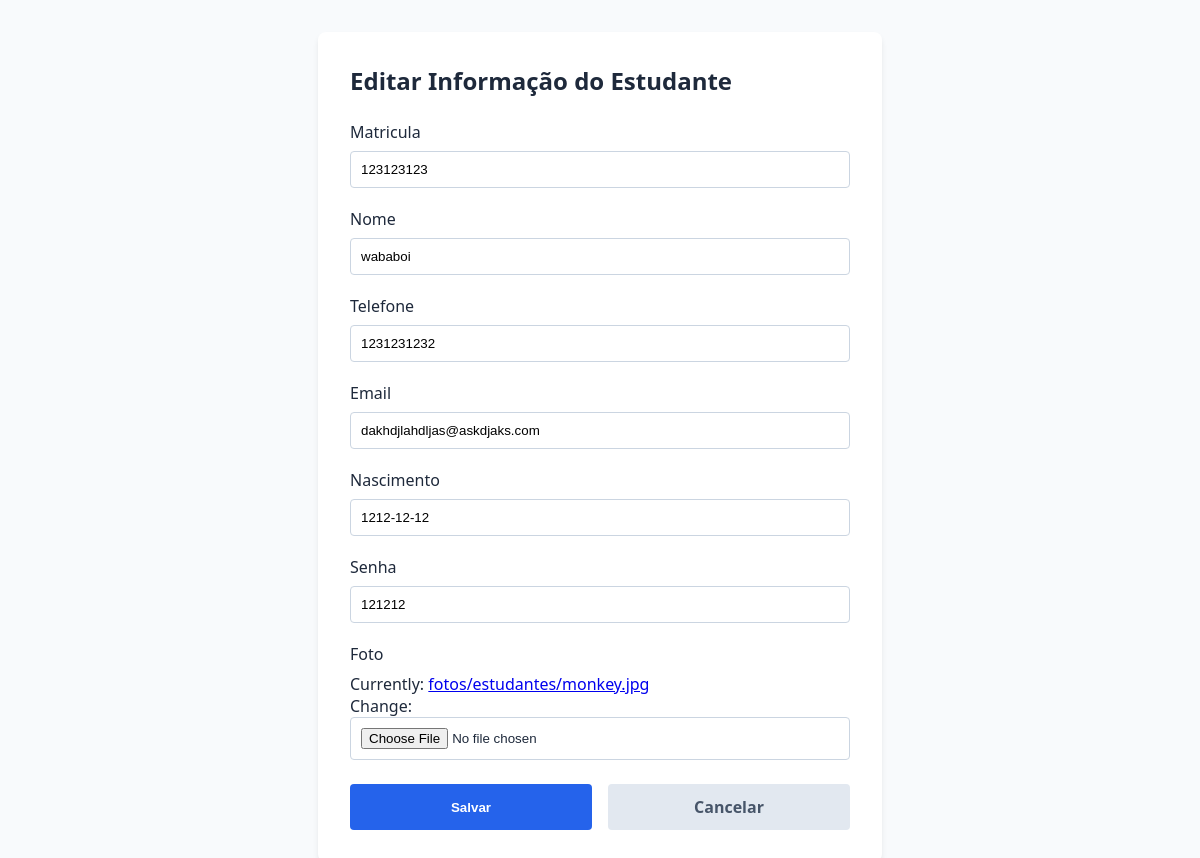
The app's page /editar/3 with its own data.
### estudantes/models.py (models this page shows, shortened)
class Estudante(models.Model):
    matricula = models.IntegerField()
    nome = models.CharField(max_length=120)
    telefone = models.CharField(max_length=12)
    email = models.EmailField(unique=True)
    nascimento = models.DateField()
    senha = models.CharField(max_length=16)
    foto = models.ImageField(upload_to = 'fotos/estudantes', null=True)

### estudantes/views.py (the view)
# urls.py: path('editar/<id>',views.editarEstudante, name='editar'),
def editarEstudante(request, id=None):
    estudante = Estudante.objects.get(pk = id)
    form = EstudanteForm(request.POST or None, request.FILES or None, instance = estudante)
    if form.is_valid():
        form.save()
        return redirect('/')
    else:
        form = EstudanteForm(instance=estudante)
    dicionario = {
        'form' : form
    }
    return render(request, 'editar.html', dicionario)

### estudantes/forms.py
class EstudanteForm(forms.ModelForm):
    class Meta:
        model = Estudante
        fields = '__all__'

### estudantes/templates/editar.html (shortened to what this page needs)
{% load static %}
<!DOCTYPE html>
<html lang="en">
<head>
    <link rel="stylesheet" href="{% static 'css/style.css' %}">
</head>
<body>
<div class="form-container">
    <h2>Editar Informação do Estudante</h2>
    <form method="post" novalidate enctype="multipart/form-data">
        {% for atrib in form %}
            <div class="form-group">
                <label for="{{ atrib.id_for_label }}">{{ atrib.label }}</label>
                {{ atrib }}
            </div>
        {% endfor %}
        <div class="btn-group">
            <button type="submit">Salvar</button>
            <a href="{% url 'listagem' %}" class="btn-cancel">Cancelar</a>
        </div>
    </form>
</div>
</body>
</html>

### static/css/style.css (style rules this page uses)
:root { --primary-color: #2563eb; --bg-color: #f8fafc; --card-bg: #ffffff; --text-color: #1e293b; --border-color: #cbd5e1; }
body { font-family: system-ui, -apple-system, sans-serif; background-color: var(--bg-color); color: var(--text-color); margin: 0; padding: 2rem; display: flex; justify-content: center; }
.form-container { background: var(--card-bg); padding: 2rem; border-radius: 8px; box-shadow: 0 4px 6px -1px rgb(0 0 0 / 0.1); width: 100%; max-width: 500px; }
h2 { margin-top: 0; margin-bottom: 1.5rem; }
.form-group { margin-bottom: 1.25rem; }
.form-group label { display: block; margin-bottom: 0.5rem; font-weight: 500; }
.form-group input, .form-group select, .form-group textarea { width: 100%; padding: 0.625rem; border: 1px solid var(--border-color); border-radius: 4px; box-sizing: border-box; }
.btn-group { display: flex; gap: 1rem; margin-top: 1.5rem; }
button, .btn-cancel { flex: 1; padding: 0.75rem; border: none; border-radius: 4px; cursor: pointer; font-weight: 600; text-align: center; text-decoration: none; }
button { background-color: var(--primary-color); color: white; }
.btn-cancel { background-color: #e2e8f0; color: #475569; }

### records on screen
Estudante: form "123123123" "wababoi" "1231231232" "dakhdjlahdljas@askdjaks.com" "1212-12-12" "121212"

### other values on screen
{{ atrib.label }} "Matricula" "Nome" "Telefone" "Email" "Nascimento" "Senha" "Foto"
